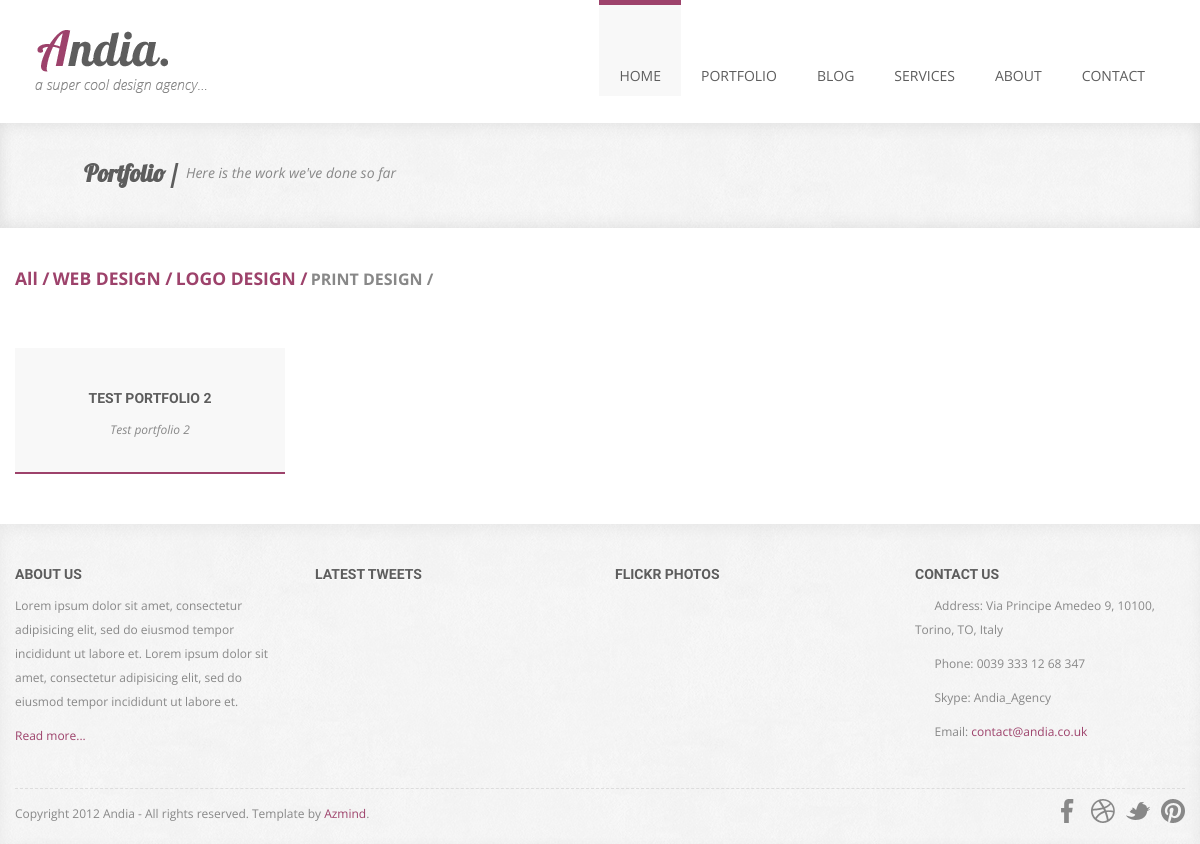
The page /portfolio/categories/4/ on the database its author committed.
### portfolio/models.py (models this page shows, shortened)
class Categories(models.Model):
    categories_name = models.CharField(max_length=100, db_index=True, verbose_name='Категория')
    class Meta:
        verbose_name = 'Категория'
        verbose_name_plural = 'Категории'
        ordering = ['id']
    def get_absolute_url(self):
        return reverse('categories', kwargs={'cat_id': self.pk})

class PortfolioModel(models.Model):
    portfolio_img = models.ImageField(upload_to='portfolio/', verbose_name='Фото порфолио')
    portfolio_title = models.CharField(max_length=100, verbose_name='Заголовок')
    portfolio_description = models.CharField(max_length=255, verbose_name='Описание')
    cat = models.ForeignKey('Categories', on_delete=models.PROTECT, verbose_name='Категория')
    class Meta:
        verbose_name = 'Порфолио'
        verbose_name_plural = 'Порфолио'

### portfolio/views.py (the view)
# urls.py: path('portfolio/categories/<int:cat_id>/', show_categories, name='categories'),
def show_categories(request, cat_id):
    portfolio_list = PortfolioModel.objects.filter(cat_id=cat_id)
    cats = Categories.objects.all()
    context = {
        'portfolio_list': portfolio_list,
        'cats': cats,
        'cat_selected': cat_id,
    }
    return render(request, 'portfolio/portfolio.html', context)

### portfolio/templates/portfolio/portfolio.html (shortened to what this page needs)
{% extends 'slider/base.html' %}
{% load static %}
{% block content %}
    <div class="page-title">
        <div class="container">
            <div class="row">
                <div class="span12">
                    <i class="icon-camera page-title-icon"></i>
                    <h2>Portfolio /</h2>
                    <p>Here is the work we've done so far</p>
                </div>
            </div>
        </div>
    </div>
    <div class="portfolio portfolio-page container">
        <div class="row">
            <div class="portfolio-navigator span12" style="text-align: left">
                {% if cat_selected == 0 %}
                    <h4 style="font-size: 16px; display:inline-block;"><a class="fil" href=""><h4>All / </h4></a></h4>
                {% else %}
                    <h4 style="font-size: 16px; display:inline-block;"><a class="all" href="{% url 'portfolio' %}"><h4>All / </h4></a></h4>
                {% endif %}
                {% for c in cats %}
                    {% if c.pk == cat_selected %}
                        <h4 style="font-size: 16px; display:inline-block;">{{ c.categories_name }} /</h4>
                    {% else %}
                        <h4 style="font-size: 16px; display:inline-block;"><a class="all" id="active-imgs" href="{{ c.get_absolute_url }}"><h4>{{ c.categories_name }} / </h4></a></h4>
                    {% endif %}
                {% endfor %}
            </div>
        </div>
        <div class="row">
            <ul class="portfolio-img">
                {% for port in portfolio_list %}
                    <li data-id="p-1" data-type="web-design" class="span3">
                        <div class="work">
                            <h4>{{ port.portfolio_title }}</h4>
                            <p>{{ port.portfolio_description }}</p>
                        </div>
                    </li>
                {% endfor %}
            </ul>
        </div>
    </div>
{% endblock %}

### slider/static/slider/css/style.css (style rules this page uses)
body { background: #fff; text-align: center; font-family: 'Open Sans', Helvetica, Arial, sans-serif; color: #888; font-size: 12px; }
a { color: #9d426b; text-decoration: none; -o-transition: all .3s; -moz-transition: all .3s; -webkit-transition: all .3s; -ms-transition: all .3s; }
.portfolio { margin-top: 50px; }
.portfolio .work { margin-top: 40px; padding-bottom: 20px; background: #f8f8f8; border-bottom: 2px solid #9d426b; }
.portfolio .work h4 { margin-top: 20px; font-family: 'Droid Sans', Helvetica, Arial, sans-serif; font-size: 14px; color: #5d5d5d; text-transform: uppercase; text-shadow: 0 1px 0 rgba(255,255,255,.7); }
.portfolio .work p { line-height: 24px; font-style: italic; }
.page-title { margin: 0 auto; padding: 30px 0 35px 0; background: #f8f8f8 url(../img/pattern.jpg) left top repeat; -moz-box-shadow: 0 5px 15px 0 rgba(0,0,0,.05) inset, 0 -5px 15px 0 rgba(0,0,0,.05) inset; -webkit-box-shadow: 0 5px 15px 0 rgba(0,0,0,.05) inset, 0 -5px 15px 0 rgba(0,0,0,.05) inset; box-shadow: 0 5px 15px 0 rgba(0,0,0,.05) inset, 0 -5px 15px 0 rgba(0,0,0,.05) inset; text-align: left; }
.page-title h2 { display: inline; margin-left: 10px; font-family: 'Lobster', cursive; font-size: 24px; color: #5d5d5d; text-shadow: 0 1px 0 rgba(255, 255, 255, .7); vertical-align: middle; }
.page-title p { display: inline; margin-left: 5px; font-size: 14px; font-style: italic; vertical-align: middle; }
.page-title-icon { margin-left: 20px; font-size: 46px; color: #ccc; vertical-align: middle; }
.portfolio-page { margin-top: 20px; padding-bottom: 50px; }
ul.portfolio-img { margin: 0; overflow: hidden; }
ul.portfolio-img li { list-style: none; }
@media (min-width: 980px) and (max-width: 1200px) { .what-we-do .service p, .portfolio .work p { padding-left: 10px; padding-right: 10px; } }

### rows shown on the page
Categories: categories_name "WEB DESIGN"
Categories: categories_name "LOGO DESIGN"
Categories: categories_name "PRINT DESIGN"
PortfolioModel: portfolio_title "TEST PORTFOLIO 2", portfolio_description "Test portfolio 2"
